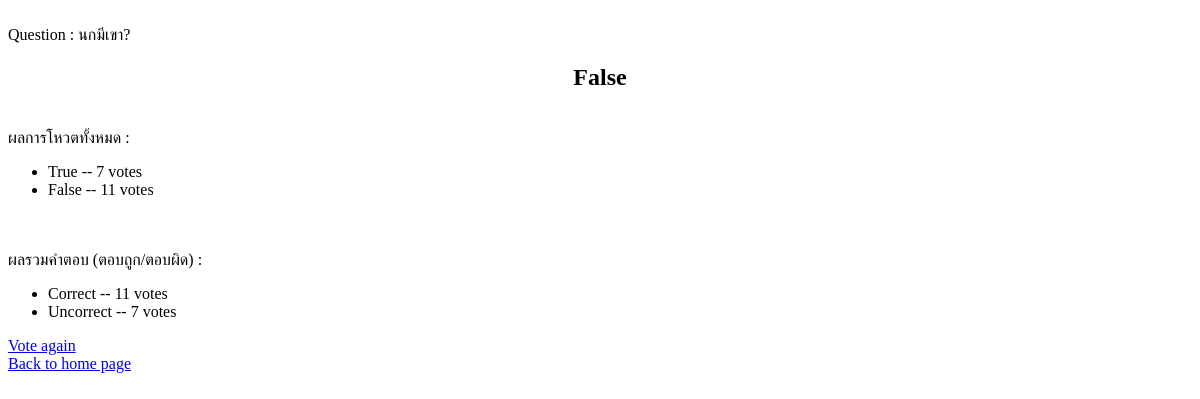
The page /1/False/results/ on the database as committed earlier.
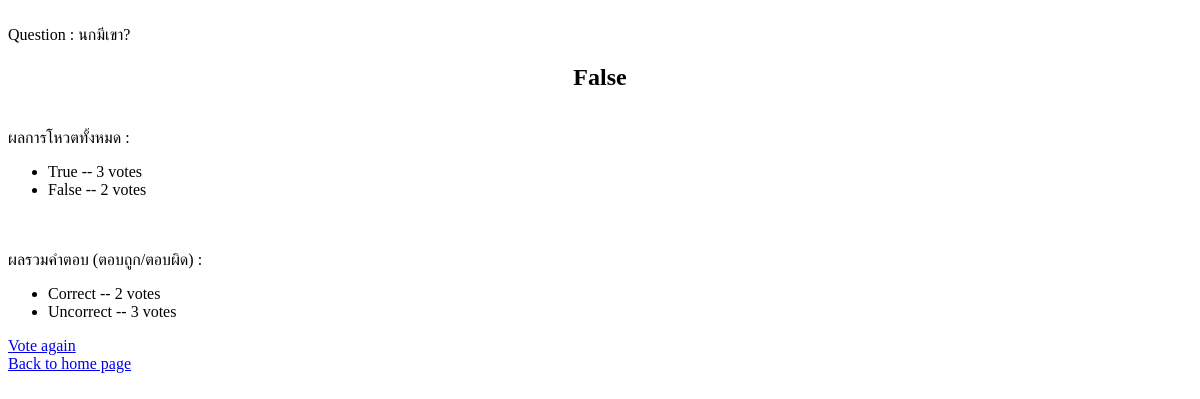
The same page on the database as committed later.
### quiz/models.py (models this page shows)
class Choice(models.Model):
    topic = models.ForeignKey(Topic, on_delete=models.CASCADE)
    choice_text = models.CharField(max_length=200)
    votes = models.IntegerField(default=0)

class Answer(models.Model):
	topic = models.ForeignKey(Topic, on_delete=models.CASCADE)
	ans_text = models.CharField(max_length=200)
	ans_vote = models.IntegerField(default=0)

### quiz/views.py (the view)
# urls.py: path('<int:question_id>/<str:message_of_answer>/results/', views.results, name='results'),
def results(request, question_id, message_of_answer):
    question = get_object_or_404(Topic, pk=question_id)
    ans_message = message_of_answer
    return render(request, 'result.html', {'question' : question, 'ans_message' : ans_message})

### quiz/templates/result.html (shortened to what this page needs)
<html>
    <body>
        Question : {{ question.post_text }}
        <center><h2>{{ ans_message }} </h2></center>
        ผลการโหวตทั้งหมด :</br>
        <ul>
        {% for choice in question.choice_set.all %}
            <li>{{ choice.choice_text }} -- {{ choice.votes }} vote{{ choice.votes|pluralize }}</li>
        {% endfor %}
        </ul>
        ผลรวมคำตอบ (ตอบถูก/ตอบผิด) :</br>
        <ul>
        {% for answerResult in question.answer_set.all %}
            <li>{{ answerResult.ans_text }} -- {{ answerResult.ans_vote }} vote{{ answerResult.ans_vote|pluralize }}</li>
        {% endfor %}
        </ul>
        <a href="/{{question.id}}/">Vote again </a></br>
        <a href="/">Back to home page </a>
     </body>
 </html>

Rows that differ between the two databases and show on the page:
changed Choice "True": votes "7" → "3"
changed Choice "False": votes "11" → "2"
changed Answer "Correct": ans_vote "11" → "2"
changed Answer "Uncorrect": ans_vote "7" → "3"
